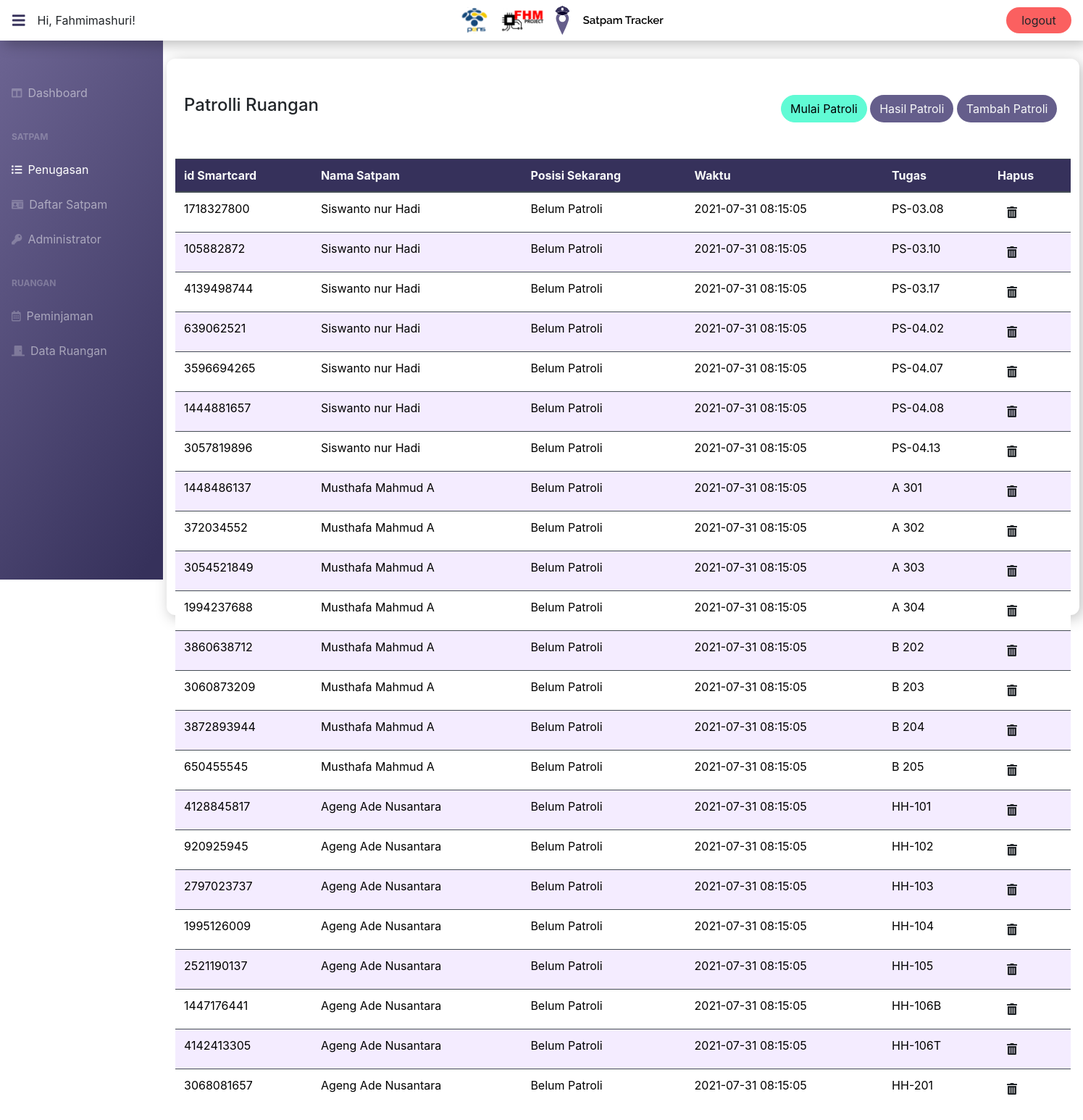
Page /penugasan_new.php (signed in) on the committed database.
### tables this page shows
CREATE TABLE `data_tugas_new` (
  `id` int(11) NOT NULL,
  `ruang` varchar(255) NOT NULL,
  `nip` varchar(11) NOT NULL,
  `satpam` varchar(255) NOT NULL,
  `rfid` varchar(11) NOT NULL,
  `tanggal` date NOT NULL DEFAULT current_timestamp(),
  `status` int(2) NOT NULL,
  `status_ruangan` varchar(255) NOT NULL,
  `waktu_cek` timestamp NOT NULL DEFAULT current_timestamp() ON UPDATE current_timestamp()
);

### penugasan_new.php (the view, shortened to what this page needs)
<?php
include 'head.php';
?>
<body class="sb-nav-fixed">
<?php
include 'nav.php';
$conn = new mysqli(DB_HOST, DB_USER, DB_PASSWORD, DB_DATABASE);
$sql = "SELECT ruang.* FROM ruang WHERE NOT EXISTS(SELECT 1 FROM data_tugas_new WHERE data_tugas_new.ruang=ruang.ruang)";
$result = $conn->query($sql);
$sql = "SELECT * FROM data_tugas_new";
$result = $conn->query($sql);
if ($result->num_rows > 0) {
  while($row = mysqli_fetch_object($result)) {
	$tugas[] = $row;
}}
?>
<div id="layoutSidenav_content">
                <main>
                    <div class="container-fluid " style="margin: auto; margin-top: 25px; box-shadow: 4px 4px 19px rgba(0, 0, 0, 0.25); border-radius: 12px;width: 1260px; height: 768px; left: 445px; top: 218px; ">
                    <div style="padding-top: 50px;">
                    <div class="row">
                    <div class="col-8">
                    <H4>Patrolli Ruangan</H4>
                    </div>
                    <div class="col-4">
                      <?php
                        echo button();
                      ?>
                    </div>
                    </div>
                    </div>
                    <div class="row" style="padding-top: 50px;">
                    <table class="table table-striped table-dark" style="background: #36315B;" width="100%" cellspacing="0">
                        <thead class="text-light">
                           <tr>
                              <th>id Smartcard</th>
                              <th>Nama Satpam</th>
                              <th>Posisi Sekarang</th>
                              <th>Waktu</th>
                              <th>Tugas</th>
                              <th>Hapus</th>
                           </tr>
                        </thead>
                        <tbody>
                        <?php
                                        foreach ($tugas as $tugass) {
                                        ?>
                                        <?php echo "<tr>
                                        <td>" . $tugass->rfid . "</td>"?>
                                        <?php  echo "<td>". $tugass->satpam . "</td>" ?>
                                        <?php  echo "<td>". getdatass(2, $tugass->satpam) . "</td>" ?>
                                        <?php  echo "<td>". $tugass->waktu_cek . "</td>" ?>
                                        <?php  echo "<td>". $tugass->ruang . "</td>" ?>
                                        <?php  echo '<td><a href="api_hapus_tugas.php?user='. $tugass->ruang .'" class="btn"><i class="fas fa-trash-alt"></i></a></td></tr>' ?>
                                        <?php
                                            }
                                        ?>
                        </tbody>
                     </table>
                    </div>
                    </div>
                </main>
<?php
                     function getdatass($mode, $ruanganq){
                        $conn = new mysqli(DB_HOST, DB_USER, DB_PASSWORD, DB_DATABASE);
                        if ($mode == 2){
                           $sql = "SELECT `nama_ruang` FROM data_masuk WHERE nama_pengecek = '$ruanganq' AND date > NOW() - INTERVAL 4 DAY_HOUR ORDER BY `date` DESC LIMIT 1";
                           $result = $conn->query($sql);
                           if ($result->num_rows > 0) {
                           while($row = mysqli_fetch_array($result)) {
                              return $row['nama_ruang'];
                           }}
                           else{
                              return "Belum Patroli";
                           }
                        }
                     }
?>
<?php
      function button(){
        $conn = new mysqli(DB_HOST, DB_USER, DB_PASSWORD, DB_DATABASE);
           $sql = "SELECT id FROM data_tugas_new WHERE status = 0";
           $result = $conn->query($sql);
           if ($result->num_rows > 0) {
             return '
             <a href="mulai.php?mulai=1&tempat=1" type="button" class="btn btn-primary" style="background: #FB6060; border-color: #60FBD5; color: #000; border-radius: 32px;">Hentikan Patroli</a>
             <button type="button" class="btn text-light" style="background: #655E8B; border-radius: 32px;" data-toggle="modal" data-target="#exampleModal" disabled>Tambah Patroli</button>';
           }else{
              return '
              <a href="mulai.php?mulai=0&tempat=1" type="button" class="btn btn-primary" style="background: #60FBD5; border-color: #60FBD5; color: #000; border-radius: 32px;">Mulai Patroli</a>
              <button type="button" class="btn text-light" style="background: #655E8B; border-radius: 32px;">Hasil Patroli</button>
              <button type="button" class="btn text-light" style="background: #655E8B; border-radius: 32px;" data-toggle="modal" data-target="#exampleModal">Tambah Patroli</button>';
           }
     }
include 'footerv2.php';
?>
</body>

### rows in the picture
data_tugas_new: rfid "1718327800", satpam "Siswanto nur Hadi", satpam "Belum Patroli", waktu_cek "2021-07-31 08:15:05", ruang "PS-03.08"
data_tugas_new: rfid "105882872", satpam "Siswanto nur Hadi", satpam "Belum Patroli", waktu_cek "2021-07-31 08:15:05", ruang "PS-03.10"
data_tugas_new: rfid "4139498744", satpam "Siswanto nur Hadi", satpam "Belum Patroli", waktu_cek "2021-07-31 08:15:05", ruang "PS-03.17"
data_tugas_new: rfid "639062521", satpam "Siswanto nur Hadi", satpam "Belum Patroli", waktu_cek "2021-07-31 08:15:05", ruang "PS-04.02"
data_tugas_new: rfid "3596694265", satpam "Siswanto nur Hadi", satpam "Belum Patroli", waktu_cek "2021-07-31 08:15:05", ruang "PS-04.07"
data_tugas_new: rfid "1444881657", satpam "Siswanto nur Hadi", satpam "Belum Patroli", waktu_cek "2021-07-31 08:15:05", ruang "PS-04.08"
data_tugas_new: rfid "3057819896", satpam "Siswanto nur Hadi", satpam "Belum Patroli", waktu_cek "2021-07-31 08:15:05", ruang "PS-04.13"
data_tugas_new: rfid "1448486137", satpam "Musthafa Mahmud A", satpam "Belum Patroli", waktu_cek "2021-07-31 08:15:05", ruang "A 301"
data_tugas_new: rfid "372034552", satpam "Musthafa Mahmud A", satpam "Belum Patroli", waktu_cek "2021-07-31 08:15:05", ruang "A 302"
data_tugas_new: rfid "3054521849", satpam "Musthafa Mahmud A", satpam "Belum Patroli", waktu_cek "2021-07-31 08:15:05", ruang "A 303"
data_tugas_new: rfid "1994237688", satpam "Musthafa Mahmud A", satpam "Belum Patroli", waktu_cek "2021-07-31 08:15:05", ruang "A 304"
data_tugas_new: rfid "3860638712", satpam "Musthafa Mahmud A", satpam "Belum Patroli", waktu_cek "2021-07-31 08:15:05", ruang "B 202"
data_tugas_new: rfid "3060873209", satpam "Musthafa Mahmud A", satpam "Belum Patroli", waktu_cek "2021-07-31 08:15:05", ruang "B 203"
data_tugas_new: rfid "3872893944", satpam "Musthafa Mahmud A", satpam "Belum Patroli", waktu_cek "2021-07-31 08:15:05", ruang "B 204"
data_tugas_new: rfid "650455545", satpam "Musthafa Mahmud A", satpam "Belum Patroli", waktu_cek "2021-07-31 08:15:05", ruang "B 205"
data_tugas_new: rfid "4128845817", satpam "Ageng Ade Nusantara", satpam "Belum Patroli", waktu_cek "2021-07-31 08:15:05", ruang "HH-101"
data_tugas_new: rfid "920925945", satpam "Ageng Ade Nusantara", satpam "Belum Patroli", waktu_cek "2021-07-31 08:15:05", ruang "HH-102"
data_tugas_new: rfid "2797023737", satpam "Ageng Ade Nusantara", satpam "Belum Patroli", waktu_cek "2021-07-31 08:15:05", ruang "HH-103"
data_tugas_new: rfid "1995126009", satpam "Ageng Ade Nusantara", satpam "Belum Patroli", waktu_cek "2021-07-31 08:15:05", ruang "HH-104"
data_tugas_new: rfid "2521190137", satpam "Ageng Ade Nusantara", satpam "Belum Patroli", waktu_cek "2021-07-31 08:15:05", ruang "HH-105"
data_tugas_new: rfid "1447176441", satpam "Ageng Ade Nusantara", satpam "Belum Patroli", waktu_cek "2021-07-31 08:15:05", ruang "HH-106B"
data_tugas_new: rfid "4142413305", satpam "Ageng Ade Nusantara", satpam "Belum Patroli", waktu_cek "2021-07-31 08:15:05", ruang "HH-106T"
data_tugas_new: rfid "3068081657", satpam "Ageng Ade Nusantara", satpam "Belum Patroli", waktu_cek "2021-07-31 08:15:05", ruang "HH-201"

### other values in the picture
$_SESSION['SESS_USERNAME'] "Fahmimashuri"
